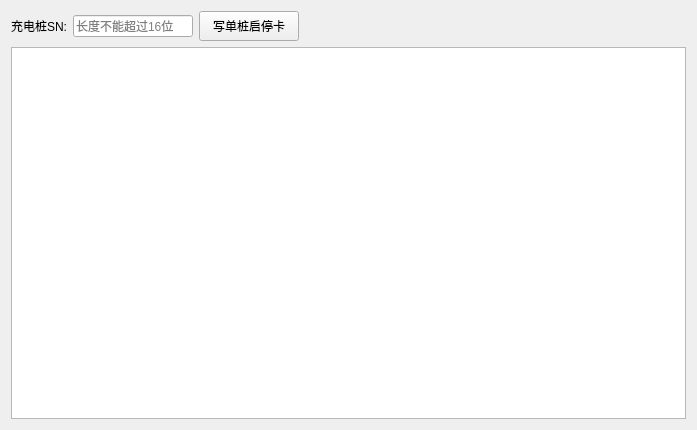
<?xml version="1.0" encoding="UTF-8"?>
<ui version="4.0">
 <class>StationSingleWidget</class>
 <widget class="QWidget" name="StationSingleWidget">
  <property name="geometry">
   <rect>
    <x>0</x>
    <y>0</y>
    <width>697</width>
    <height>430</height>
   </rect>
  </property>
  <property name="windowTitle">
   <string>Form</string>
  </property>
  <layout class="QVBoxLayout" name="verticalLayout">
   <item>
    <layout class="QHBoxLayout" name="horizontalLayout">
     <item>
      <widget class="QLabel" name="label_5">
       <property name="text">
        <string>充电桩SN:</string>
       </property>
      </widget>
     </item>
     <item>
      <widget class="QLineEdit" name="lineEditDeviceSN">
       <property name="maximumSize">
        <size>
         <width>120</width>
         <height>16777215</height>
        </size>
       </property>
       <property name="maxLength">
        <number>16</number>
       </property>
       <property name="placeholderText">
        <string>长度不能超过16位</string>
       </property>
      </widget>
     </item>
     <item>
      <widget class="QPushButton" name="singeButton">
       <property name="minimumSize">
        <size>
         <width>100</width>
         <height>30</height>
        </size>
       </property>
       <property name="text">
        <string>写单桩启停卡</string>
       </property>
      </widget>
     </item>
     <item>
      <spacer name="horizontalSpacer">
       <property name="orientation">
        <enum>Qt::Horizontal</enum>
       </property>
       <property name="sizeHint" stdset="0">
        <size>
         <width>40</width>
         <height>20</height>
        </size>
       </property>
      </spacer>
     </item>
    </layout>
   </item>
   <item>
    <widget class="QTableView" name="singleTableView"/>
   </item>
  </layout>
 </widget>
 <resources/>
 <connections/>
</ui>
